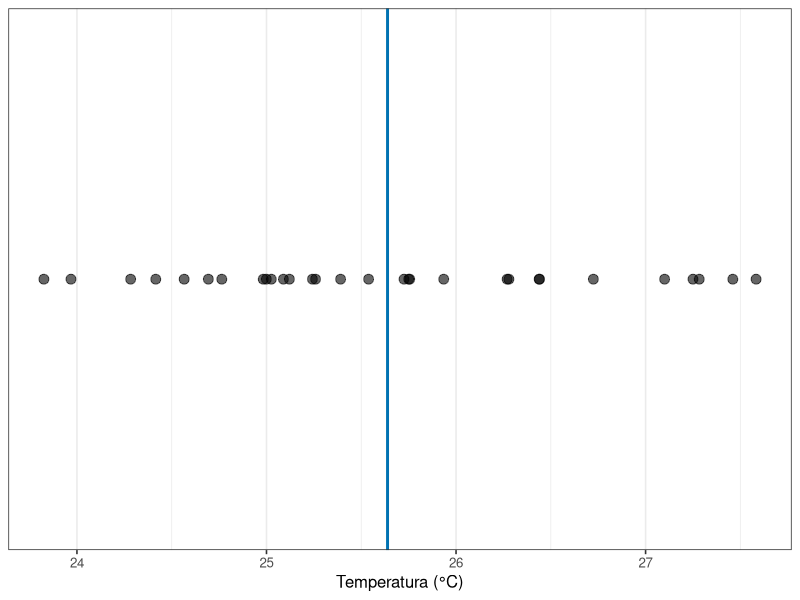
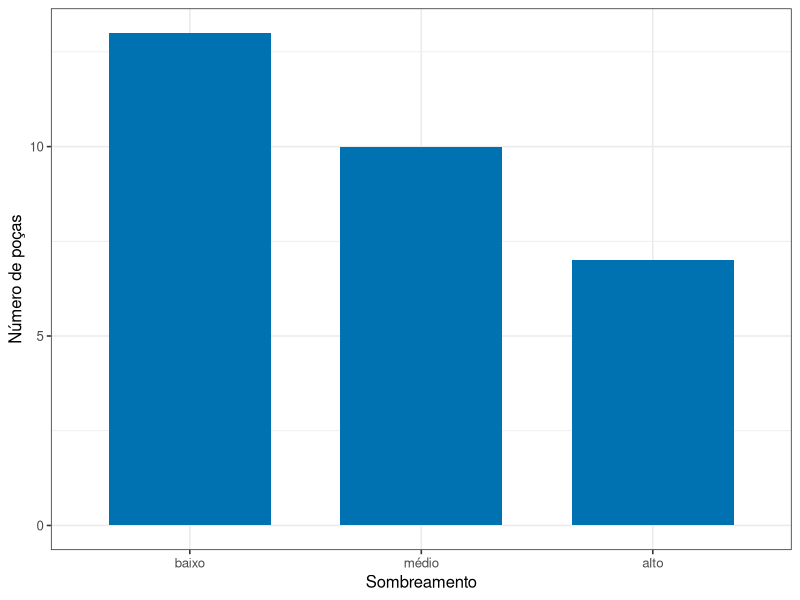
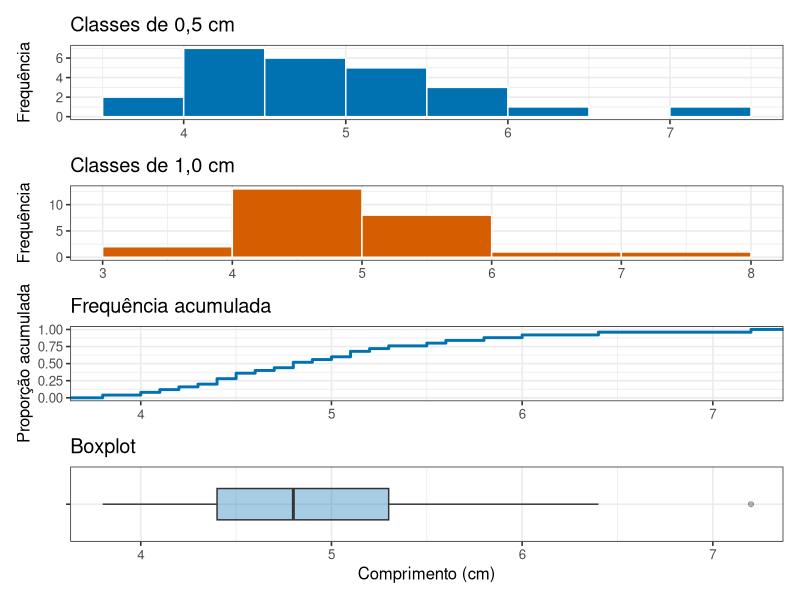

The R script that drew these images, in order:
## ---- chunk 1
#| include: false
library(tidyverse)
theme_set(theme_bw(base_size = 12))
## ---- chunk 2
#| echo: false
#| label: tbl-pocas
tibble(
  poca = c(1, 2, 3, 4, 5),
  temperatura = c(25.4, 25.9, 24.8, 26.3, 25.1),
  profundidade = c(12, 8, 20, 6, 15),
  sombreamento = c("baixo", "baixo", "alto", "baixo", "médio")
) |>
  knitr::kable(
    col.names = c("Poça", "Temperatura (°C)", "Profundidade (cm)", "Sombreamento"),
    caption = "Cinco poças de maré: cada linha é uma poça, cada coluna é uma característica medida."
  )
## ---- chunk 3
#| echo: false
#| label: fig-variacao-espalhamento
#| fig-cap: "Temperatura medida em trinta poças de maré. A linha marca a média das trinta medidas."
#| fig-alt: "Gráfico de pontos mostrando trinta valores de temperatura espalhados ao longo do eixo, com uma linha vertical marcando a média das trinta medidas. A maioria dos pontos fica próxima da linha e poucos ficam nas extremidades."
#| fig-height: 3.2
pocas <- tibble(
  poca = 1:30,
  temperatura = rnorm(30, mean = 25.5, sd = 1.1)
)

ggplot(pocas, aes(x = temperatura, y = 0)) +
  geom_vline(xintercept = mean(pocas$temperatura), linewidth = 1, colour = "#0072B2") +
  geom_point(size = 3, alpha = 0.6) +
  labs(x = "Temperatura (°C)", y = NULL) +
  scale_y_continuous(breaks = NULL)
## ---- chunk 4
#| code-fold: true
#| code-summary: "Ver os resumos em R"
temperaturas_exemplo <- c(25.4, 25.9, 24.8, 26.3, 25.1)

moda <- function(x) {
  frequencias <- table(x)
  as.numeric(names(frequencias)[frequencias == max(frequencias)])
}

tibble(
  media = mean(temperaturas_exemplo),
  mediana = median(temperaturas_exemplo),
  moda = paste(moda(temperaturas_exemplo), collapse = ", "),
  variancia = var(temperaturas_exemplo),
  desvio_padrao = sd(temperaturas_exemplo),
  coeficiente_variacao = 100 * sd(temperaturas_exemplo) / mean(temperaturas_exemplo),
  minimo = min(temperaturas_exemplo),
  q1 = quantile(temperaturas_exemplo, 0.25),
  q3 = quantile(temperaturas_exemplo, 0.75),
  maximo = max(temperaturas_exemplo)
)
## ---- chunk 5
#| echo: false
#| label: fig-frequencias-sombra
#| fig-cap: "Frequências do sombreamento em trinta poças. Barras representam categorias, por isso ficam separadas."
#| fig-alt: "Gráfico de barras com as categorias baixo, médio e alto no eixo horizontal e a frequência de poças no vertical."
#| fig-height: 3.2
sombra_pocas <- tibble(
  sombra = factor(
    c(rep("baixo", 13), rep("médio", 10), rep("alto", 7)),
    levels = c("baixo", "médio", "alto"),
    ordered = TRUE
  )
)

tabela_sombra <- sombra_pocas |>
  count(sombra, name = "frequencia") |>
  mutate(proporcao = frequencia / sum(frequencia))

ggplot(tabela_sombra, aes(x = sombra, y = frequencia)) +
  geom_col(fill = "#0072B2", width = 0.7) +
  labs(x = "Sombreamento", y = "Número de poças")
## ---- chunk 6
#| echo: false
#| label: fig-formas-distribuicao
#| fig-cap: "Quatro representações dos mesmos comprimentos: histogramas com duas larguras de classe, frequência acumulada e boxplot."
#| fig-alt: "Painéis mostram dois histogramas com resoluções diferentes, uma curva crescente de frequência acumulada e um boxplot horizontal dos mesmos valores."
#| fig-height: 7.5
comprimentos <- tibble(
  valor = c(3.8, 4.0, 4.1, 4.2, 4.3, 4.4, 4.4, 4.5, 4.5, 4.6,
            4.7, 4.8, 4.8, 4.9, 5.0, 5.1, 5.1, 5.2, 5.3, 5.5,
            5.6, 5.8, 6.0, 6.4, 7.2)
)

p_estreito <- ggplot(comprimentos, aes(x = valor)) +
  geom_histogram(binwidth = 0.5, boundary = 0, fill = "#0072B2", colour = "white") +
  labs(x = NULL, y = "Frequência", title = "Classes de 0,5 cm")

p_largo <- ggplot(comprimentos, aes(x = valor)) +
  geom_histogram(binwidth = 1, boundary = 0, fill = "#D55E00", colour = "white") +
  labs(x = NULL, y = "Frequência", title = "Classes de 1,0 cm")

p_acumulada <- ggplot(comprimentos, aes(x = valor)) +
  stat_ecdf(geom = "step", linewidth = 1, colour = "#0072B2") +
  labs(x = NULL, y = "Proporção acumulada", title = "Frequência acumulada")

p_caixa <- ggplot(comprimentos, aes(x = valor, y = "")) +
  geom_boxplot(fill = "#0072B2", alpha = 0.35, width = 0.5) +
  labs(x = "Comprimento (cm)", y = NULL, title = "Boxplot")

patchwork::wrap_plots(p_estreito, p_largo, p_acumulada, p_caixa, ncol = 1)
